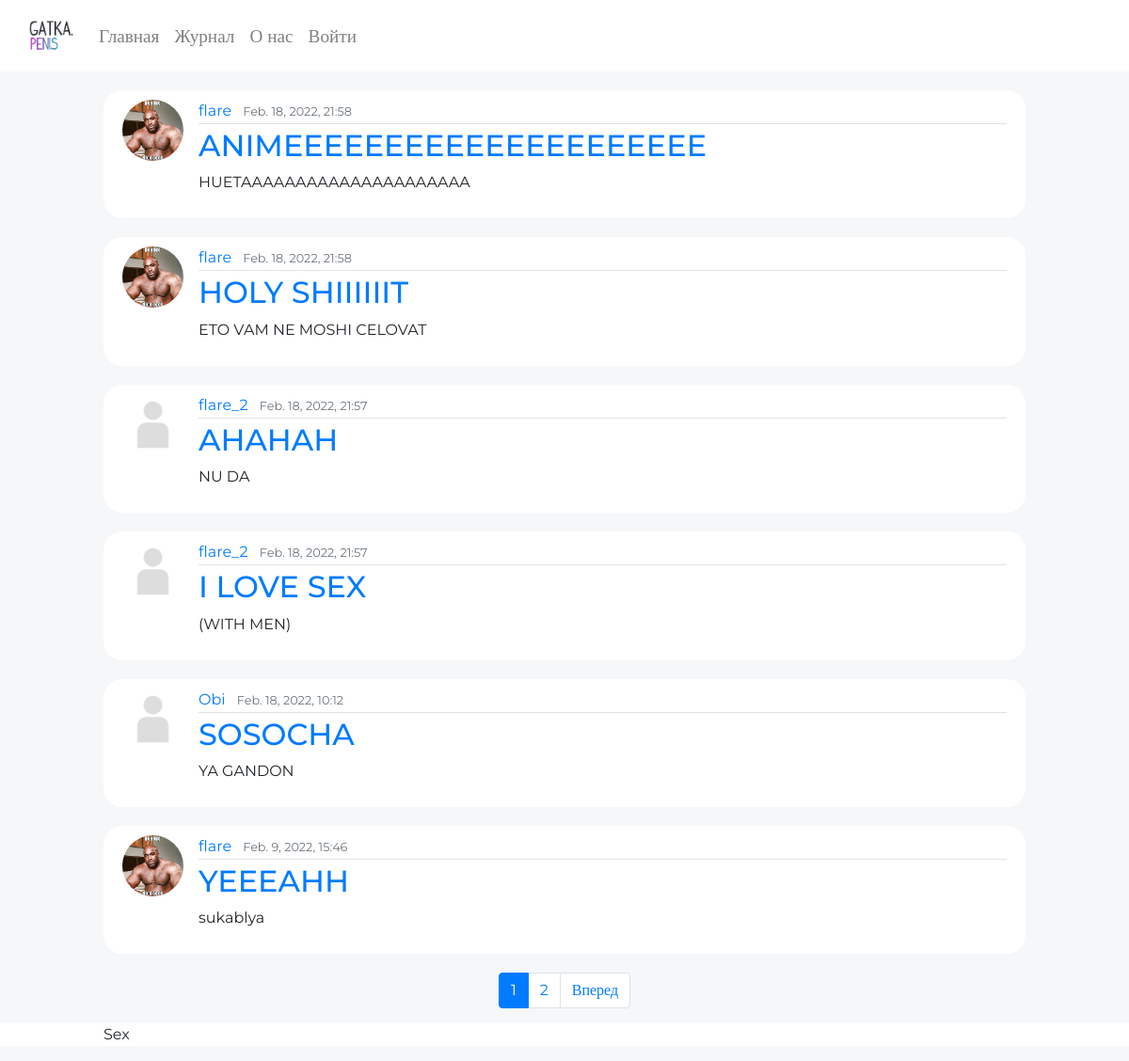
Screenshot of /blog/ with the database file from the repository.
### main/models.py (models this page shows, shortened)
class Post(models.Model):
    title = models.CharField(max_length=100)
    content = models.TextField()
    date_posted = models.DateTimeField(default=timezone.now)
    author = models.ForeignKey(User, on_delete=models.CASCADE)

### users/models.py (models this page shows, shortened)
class Profile(models.Model):
    user = models.OneToOneField(User, on_delete=models.CASCADE)
    image = models.ImageField(default='default.jpg', upload_to='profile_pictures')

### main/views.py (the view)
# urls.py: path('blog/', PostListView.as_view(), name="main-blog"),
class PostListView(ListView):
    model = Post
    template_name = 'main/blog.html'
    context_object_name = "posts"
    ordering = ['-date_posted']
    paginate_by = 6

### main/templates/main/blog.html (shortened to what this page needs)
{% extends "main/base.html" %}
{% block content %}
        {% for post in posts %}
        <article class="media content-section">
            <img class="align-self-start rounded-circle article-img" src="{{ post.author.profile.image.url }}">
            <div class="media-body">
              <div class="article-metadata">
                <a class="mr-2" style="word-break:break-word" href="{% url 'main-user-posts' post.author.username %}">{{ post.author }}</a>
                <small class="text-muted">{{ post.date_posted|date:"N j, Y, H:i" }}</small>
              </div>
              <h2><a class="article-title" style="word-break:break-word" href="{% url 'main-blog-detail' post.id %}">{{ post.title }}</a></h2>
              <p class="article-content" style="word-break:break-word">{{ post.content }}</p>
            </div>
          </article>
          {% endfor %}
          {% if is_paginated %}
          <nav>
            <ul class="pagination justify-content-center">
              {% for i in page_obj.paginator.page_range %}
                {% if page_obj.number == i %}
                  <li class="page-item active"><a class="page-link" href="?page={{ i }}">{{ i }}</a></li>
                {% elif i > page_obj.number|add:'-3' and num < page_obj.number|add:'3' %}
                  <li class="page-item"><a class="page-link" href="?page={{ i }}">{{ i }}</a></li>
                {% endif %}
              {% endfor %}
              {% if page_obj.has_next %}
                <li class="page-item"><a class="page-link" href="?page={{ page_obj.next_page_number }}">{{ page_obj.next_page_number }}</a></li>
                <li class="page-item">
                  <a class="page-link" href="?page={{ page_obj.next_page_number }}">Вперед</a>
                </li>
              {% endif %}
            </ul>
          </nav>
          {% endif %}
{% endblock content %}

### main/static/main/main.css (style rules this page uses)
* { font-family: Montserrat; }
body { background-color: #f5f7f9; margin-top: 6rem; }
.article-img { height: 65px; width: 65px; margin-right: 16px; }
.content-section { background: #ffffff; padding: 10px 20px; border-radius: 20px; margin-bottom: 20px; }
.article-metadata { padding-bottom: 1px; margin-bottom: 4px; border-bottom: 1px solid #e3e3e3 }

### rows the page displays
Post: author.profile.image (picture), author "flare", date_posted "Feb. 18, 2022, 21:58", title "ANIMEEEEEEEEEEEEEEEEEEEEE", content "HUETAAAAAAAAAAAAAAAAAAAAA"
Post: author.profile.image (picture), author "flare", date_posted "Feb. 18, 2022, 21:58", title "HOLY SHIIIIIIT", content "ETO VAM NE MOSHI CELOVAT"
Post: author.profile.image (placeholder picture), author "flare_2", date_posted "Feb. 18, 2022, 21:57", title "AHAHAH", content "NU DA"
Post: author.profile.image (placeholder picture), author "flare_2", date_posted "Feb. 18, 2022, 21:57", title "I LOVE SEX", content "(WITH MEN)"
Post: author.profile.image (placeholder picture), author "Obi", date_posted "Feb. 18, 2022, 10:12", title "SOSOCHA", content "YA GANDON"
Post: author.profile.image (picture), author "flare", date_posted "Feb. 9, 2022, 15:46", title "YEEEAHH", content "sukablya"

### other values shown
{{ i }} "1"
{{ page_obj.next_page_number }} "2"
